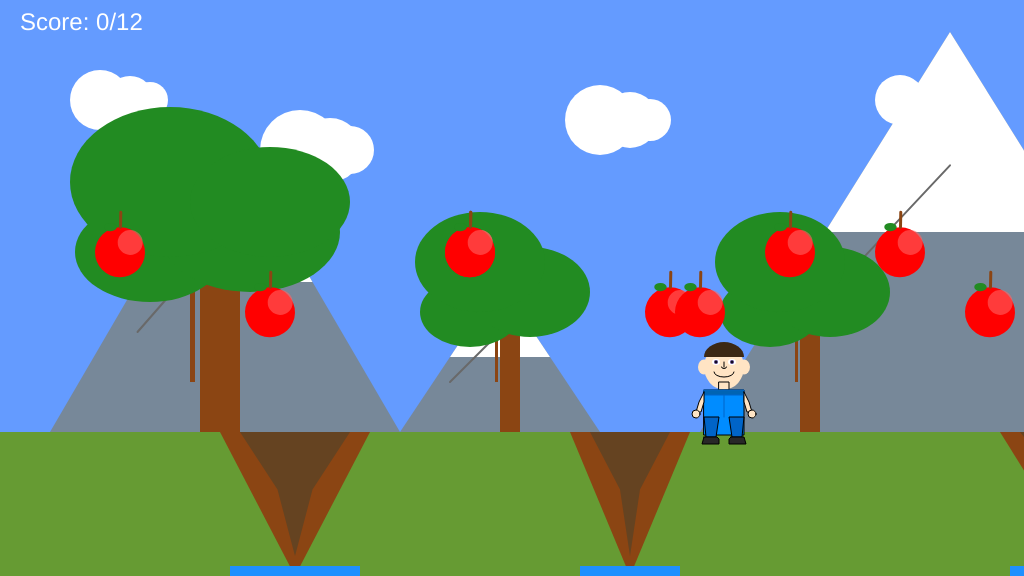
Frame 1 (no input)
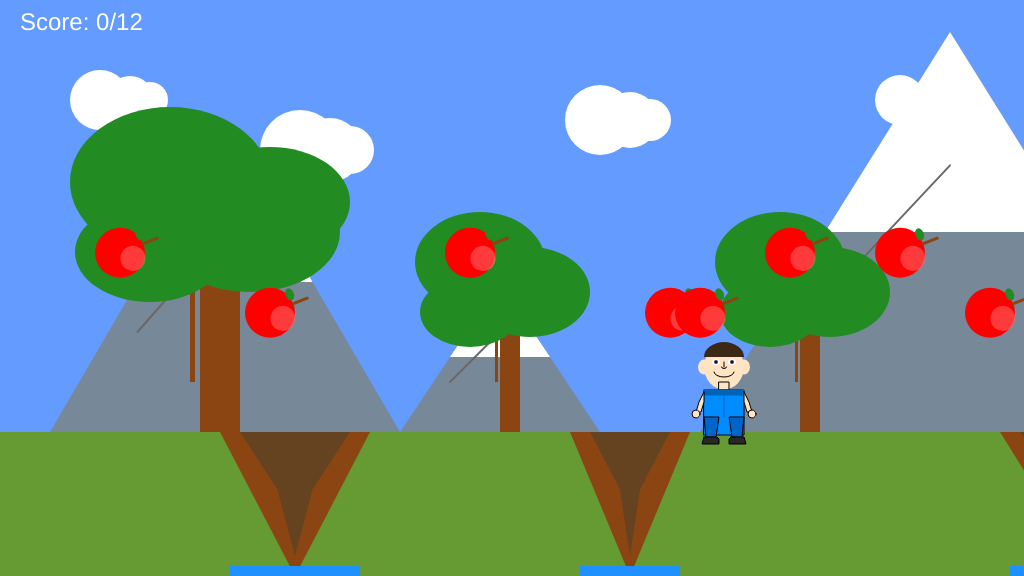
Frame 60 (no input)
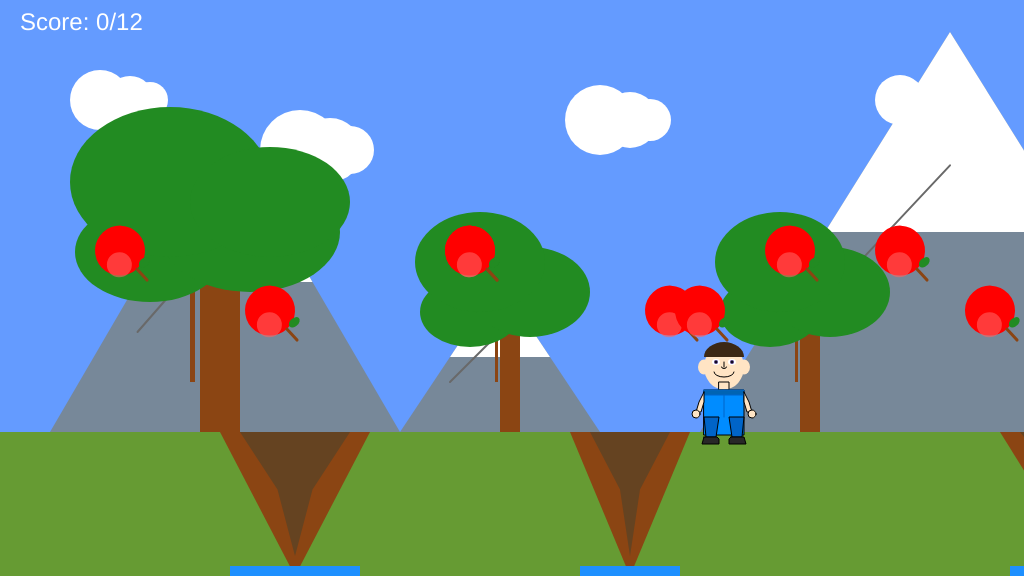
Frame 120 (the mouse pressed at the canvas centre since frame 60)

The p5.js sketch that drew these frames (run headless with seeded random() and noise() and a simulated clock; from frame 60 on, the mouse is pressed at the canvas centre):

// p5.js sketch
// ── sketch.js
// IoPI Game variables
let gameChar_x;
let gameChar_y;
let floorPos_y;
let scrollPos;
let gameChar_world_x;

let isLeft;
let isRight;
let isFalling;
let isPlummeting;

let treePos_x;
let treePos_y;

let canyon;
let collectables;
let mountain;
let clouds;

let isJumping = false;
let jumpVelocity = 0;
let gravity = 0.5;

let isGameOver = false;
let game_score = 0;

// Refactored background items
let backgrounds = {
    mountains: [],
    clouds: [],
    trees: []
};

// Refactored game objects
let gameObjects = {
    canyons: [],
    collectables: []
};

function setup() {
    createCanvas(1024, 576);
    floorPos_y = height * 0.75;
    startGame();
}

function draw() {
    background(100, 155, 255);
    
    noStroke();
    fill(102, 155, 51);
    rect(0, floorPos_y, width, height - floorPos_y);
    
    push();
    translate(scrollPos, 0);
    
    drawMountains();
    drawClouds();
    drawTrees();
    drawSmallTrees();
    
    // Draw and check canyons
    for(let i = 0; i < gameObjects.canyons.length; i++) {
        drawCanyon(gameObjects.canyons[i]);
    }
    
    // Draw and check collectables
    for(let i = 0; i < gameObjects.collectables.length; i++) {
        if(!gameObjects.collectables[i].isFound) {
            drawCollectable(gameObjects.collectables[i]);
            checkCollectable(gameObjects.collectables[i]);
        }
    }
    
    pop();
    
    // Draw game character
    drawGameChar();
    
    // Draw score and helper text
    fill(255);
    noStroke();
    textSize(24);
    textAlign(LEFT);
    text('Score: ' + game_score + '/' + gameObjects.collectables.length, 20, 30);
    
    // Game logic updates
    if (!isGameOver) {
        // Character movement
        if (isLeft) {
            if (gameChar_x > width * 0.2) {
                gameChar_x -= 5;
            } else {
                scrollPos += 5;
            }
        }
        
        if (isRight) {
            if (gameChar_x < width * 0.8) {
                gameChar_x += 5;
            } else {
                scrollPos -= 5;
            }
        }

        gameChar_world_x = gameChar_x - scrollPos;

        // Jumping logic
        if (isJumping) {
            gameChar_y -= jumpVelocity;
            jumpVelocity -= gravity;
        }

        if (gameChar_y >= floorPos_y && !isPlummeting) {
            gameChar_y = floorPos_y;
            isJumping = false;
            jumpVelocity = 0;
        }
        
        // Check canyon collisions
        for(let i = 0; i < gameObjects.canyons.length; i++) {
            checkCanyon(gameObjects.canyons[i]);
        }
        
        if (isPlummeting) {
            gameChar_y += 5;
            if (gameChar_y > height + 100) {
                isGameOver = true;
            }
        }

        if(game_score === gameObjects.collectables.length) {
            isGameOver = true;
        }
    }
    
    // Draw game over text
    if (isGameOver) {
        textSize(32);
        textAlign(CENTER);
        if(game_score === gameObjects.collectables.length) {
            fill(0, 255, 0);
            text("Victory! All apples collected!\nScore: " + game_score + 
                 "\nPress SPACE to restart", width/2, height/2);
        } else {
            fill(255, 0, 0);
            if(isPlummeting) {
                text("Game Over - You fell!\nScore: " + game_score + 
                     "\nPress SPACE to restart", width/2, height/2);
            } else {
                text("Game Over!\nScore: " + game_score + 
                     "\nPress SPACE to restart", width/2, height/2);
            }
        }
    }
}

function startGame() {
    // Initialize character position
    gameChar_x = width - 300;
    gameChar_y = floorPos_y;
    scrollPos = 0;
    gameChar_world_x = gameChar_x - scrollPos;
    
    // Reset game state
    isLeft = false;
    isRight = false;
    isFalling = false;
    isPlummeting = false;
    isGameOver = false;
    game_score = 0;

    // Initialize tree position
    treePos_x = 200;
    treePos_y = floorPos_y;
    
    // Initialize canyons - moved more to the left
    gameObjects.canyons = [
        {
            x_pos: 220,  // Changed from 400
            width: 150,
            depth: height - floorPos_y
        },
        {
            x_pos: 570,  // Changed from 800
            width: 120,
            depth: height - floorPos_y
        },
        {
            x_pos: 1000,  // Changed from 1200
            width: 180,
            depth: height - floorPos_y
        }
    ];
    
    // Initialize collectables with symmetric arrangement
    gameObjects.collectables = [
        // Left side collectables
        {
            x_pos: gameObjects.canyons[0].x_pos - 300,
            y_pos: floorPos_y - 120,  // High position
            size: 50,
            isFound: false,
            rotation: 0,
            hoverOffset: 0
        },
        {
            x_pos: gameObjects.canyons[0].x_pos - 100,
            y_pos: floorPos_y - 180,  // Higher position
            size: 50,
            isFound: false,
            rotation: 0,
            hoverOffset: 0
        },
        // Right side collectables (mirroring left side pattern)
        {
            x_pos: gameObjects.canyons[0].x_pos + gameObjects.canyons[0].width + 100,
            y_pos: floorPos_y - 180,  // Matching left side height
            size: 50,
            isFound: false,
            rotation: 0,
            hoverOffset: 0
        },
        {
            x_pos: gameObjects.canyons[0].x_pos + gameObjects.canyons[0].width + 300,
            y_pos: floorPos_y - 120,  // Matching left side height
            size: 50,
            isFound: false,
            rotation: 0,
            hoverOffset: 0
        },
        // Repeating pattern for other canyons
        {
            x_pos: gameObjects.canyons[1].x_pos - 300,
            y_pos: floorPos_y - 120,
            size: 50,
            isFound: false,
            rotation: 0,
            hoverOffset: 0
        },
        {
            x_pos: gameObjects.canyons[1].x_pos - 100,
            y_pos: floorPos_y - 180,
            size: 50,
            isFound: false,
            rotation: 0,
            hoverOffset: 0
        },
        {
            x_pos: gameObjects.canyons[1].x_pos + gameObjects.canyons[1].width + 100,
            y_pos: floorPos_y - 180,
            size: 50,
            isFound: false,
            rotation: 0,
            hoverOffset: 0
        },
        {
            x_pos: gameObjects.canyons[1].x_pos + gameObjects.canyons[1].width + 300,
            y_pos: floorPos_y - 120,
            size: 50,
            isFound: false,
            rotation: 0,
            hoverOffset: 0
        },
        {
            x_pos: gameObjects.canyons[2].x_pos - 300,
            y_pos: floorPos_y - 120,
            size: 50,
            isFound: false,
            rotation: 0,
            hoverOffset: 0
        },
        {
            x_pos: gameObjects.canyons[2].x_pos - 100,
            y_pos: floorPos_y - 180,
            size: 50,
            isFound: false,
            rotation: 0,
            hoverOffset: 0
        },
        {
            x_pos: gameObjects.canyons[2].x_pos + gameObjects.canyons[2].width + 100,
            y_pos: floorPos_y - 180,
            size: 50,
            isFound: false,
            rotation: 0,
            hoverOffset: 0
        },
        {
            x_pos: gameObjects.canyons[2].x_pos + gameObjects.canyons[2].width + 300,
            y_pos: floorPos_y - 120,
            size: 50,
            isFound: false,
            rotation: 0,
            hoverOffset: 0
        }
    ];
    
    // Initialize clouds
    clouds = [
        { x_pos: 100, y_pos: 100, size: 60 },
        { x_pos: 300, y_pos: 150, size: 80 },
        { x_pos: 600, y_pos: 120, size: 70 },
        { x_pos: 900, y_pos: 100, size: 50 }
    ];
    
    // Initialize mountains
    mountain = [
        { x_pos: 50, y_pos: floorPos_y, height: 300, width: 350 },
        { x_pos: 400, y_pos: floorPos_y, height: 150, width: 200 },
        { x_pos: 700, y_pos: floorPos_y, height: 400, width: 500 }
    ];
}

function drawCollectable(collectable) {
    push();
    translate(collectable.x_pos, collectable.y_pos);
    
    // Add floating animation
    collectable.hoverOffset = sin(frameCount * 0.05) * 5;
    translate(0, collectable.hoverOffset);
    
    // Add rotation animation
    collectable.rotation += 0.02;
    rotate(collectable.rotation);
    
    // Draw apple with improved detail
    fill(255, 0, 0);
    ellipse(0, 0, collectable.size, collectable.size);
    
    // Apple leaf
    fill(34, 139, 34);
    ellipse(-10, -collectable.size/2, collectable.size/4, collectable.size/6);
    
    // Apple stem
    stroke(139, 69, 19);
    strokeWeight(3);
    line(0, -collectable.size/2, 0, -collectable.size/2 - 15);
    
    // Apple shading
    noStroke();
    fill(255, 100, 100, 150);
    ellipse(10, -10, collectable.size * 0.5, collectable.size * 0.5);
    
    pop();
}

function checkCollectable(collectable) {
    if(!collectable.isFound) {
        let d = dist(gameChar_world_x, gameChar_y, 
                     collectable.x_pos, collectable.y_pos);
        
        if (d < collectable.size * 0.8) {
            collectable.isFound = true;
            game_score += 1;
        }
    }
}

function drawCanyon(canyon) {
    fill(139, 69, 19);
    beginShape();
    vertex(canyon.x_pos - scrollPos, floorPos_y);
    vertex(canyon.x_pos + canyon.width / 4 - scrollPos, floorPos_y + canyon.depth / 2);
    vertex(canyon.x_pos + canyon.width / 2 - scrollPos, floorPos_y + canyon.depth);
    vertex(canyon.x_pos + (3 * canyon.width) / 4 - scrollPos, floorPos_y + canyon.depth / 2);
    vertex(canyon.x_pos + canyon.width - scrollPos, floorPos_y);
    endShape(CLOSE);

    // Canyon details
    fill(101, 67, 33);
    beginShape();
    vertex(canyon.x_pos + 20 - scrollPos, floorPos_y);
    vertex(canyon.x_pos + canyon.width / 4 + 20 - scrollPos, floorPos_y + canyon.depth / 2.5);
    vertex(canyon.x_pos + canyon.width / 2 - scrollPos, floorPos_y + canyon.depth - 20);
    vertex(canyon.x_pos + (3 * canyon.width) / 4 - 20 - scrollPos, floorPos_y + canyon.depth / 2.5);
    vertex(canyon.x_pos + canyon.width - 20 - scrollPos, floorPos_y);
    endShape(CLOSE);

    // Draw river
    fill(30, 144, 255);
    rect(canyon.x_pos + 10 - scrollPos, floorPos_y + canyon.depth - 10, canyon.width - 20, 10);
}

function checkCanyon(canyon) {
    // Only check for canyon collision when character is directly over the canyon
    if (gameChar_world_x > canyon.x_pos + 15 && 
        gameChar_world_x < canyon.x_pos + canyon.width - 15) {
        
        // Only start plummeting if we're actually on the ground level
        if (gameChar_y >= floorPos_y) {
            isPlummeting = true;
        }
    }
}

function updateGameLogic() {
    // Character movement
    updateCharacterMovement();
    
    // Update game world position
    gameChar_world_x = gameChar_x - scrollPos;
    
    // Jumping logic
    updateJumpingLogic();
    
    // Check for canyon collisions only when on or near ground
    if (gameChar_y >= floorPos_y - 5) {
        for(let i = 0; i < gameObjects.canyons.length; i++) {
            checkCanyon(gameObjects.canyons[i]);
        }
    }
    
    // Check win condition
    if(game_score === gameObjects.collectables.length) {
        isGameOver = true;
    }
    
    // Update plummeting
    if (isPlummeting) {
        gameChar_y += 5;
        if (gameChar_y > height + 100) {
            isGameOver = true;
        }
    }
}

function drawMountains() {
    for (let i = 0; i < mountain.length; i++) {
        // Main mountain body
        fill(119, 136, 153);
        triangle(
            mountain[i].x_pos, mountain[i].y_pos,
            mountain[i].x_pos + mountain[i].width / 2, mountain[i].y_pos - mountain[i].height,
            mountain[i].x_pos + mountain[i].width, mountain[i].y_pos
        );
        
        // Snow cap
        fill(255, 255, 255);
        triangle(
            mountain[i].x_pos + mountain[i].width / 4, mountain[i].y_pos - mountain[i].height / 2,
            mountain[i].x_pos + mountain[i].width / 2, mountain[i].y_pos - mountain[i].height,
            mountain[i].x_pos + (mountain[i].width * 3 / 4), mountain[i].y_pos - mountain[i].height / 2
        );
        
        // Mountain details
        stroke(105, 105, 105);
        strokeWeight(2);
        line(
            mountain[i].x_pos + mountain[i].width / 4, mountain[i].y_pos - mountain[i].height / 3,
            mountain[i].x_pos + mountain[i].width / 2, mountain[i].y_pos - mountain[i].height / 1.5
        );
        noStroke();
    }
}

function drawClouds() {
    fill(255);
    for (let i = 0; i < clouds.length; i++) {
        ellipse(clouds[i].x_pos - scrollPos, clouds[i].y_pos, clouds[i].size, clouds[i].size);
        ellipse(clouds[i].x_pos + 30 - scrollPos, clouds[i].y_pos, clouds[i].size * 0.8, clouds[i].size * 0.8);
        ellipse(clouds[i].x_pos + 50 - scrollPos, clouds[i].y_pos, clouds[i].size * 0.6, clouds[i].size * 0.6);
    }
}

function drawTrees() {
    // Tree trunk with texture
    fill(139, 69, 19);
    rect(treePos_x - scrollPos, treePos_y - 150, 40, 150);
    
    // Aerial roots
    fill(139, 69, 19);
    rect(treePos_x - 10 - scrollPos, treePos_y - 150, 5, 100);
    rect(treePos_x + 30 - scrollPos, treePos_y - 120, 5, 80);
    
    // Tree foliage
    fill(34, 139, 34);
    ellipse(treePos_x - 50 - scrollPos, treePos_y - 180, 150, 100);
    ellipse(treePos_x + 50 - scrollPos, treePos_y - 200, 180, 120);
    ellipse(treePos_x - 30 - scrollPos, treePos_y - 250, 200, 150);
    ellipse(treePos_x + 70 - scrollPos, treePos_y - 230, 160, 110);
}

function drawSmallTrees() {
    // Draw two smaller banyan trees
    let smallTreeOffset = 300;
    for (let i = 0; i < 2; i++) {
        let smallTree_x = treePos_x + (i + 1) * smallTreeOffset;
        // Tree trunk
        fill(139, 69, 19);
        rect(smallTree_x - scrollPos, treePos_y - 100, 20, 100); // Smaller trunk
        
        // Aerial roots
        fill(139, 69, 19);
        rect(smallTree_x - 5 - scrollPos, treePos_y - 100, 3, 50);
        rect(smallTree_x + 15 - scrollPos, treePos_y - 80, 3, 40);
        
        // Tree foliage
        fill(34, 139, 34);
        ellipse(smallTree_x - 30 - scrollPos, treePos_y - 120, 100, 70);
        ellipse(smallTree_x + 30 - scrollPos, treePos_y - 140, 120, 90);
        ellipse(smallTree_x - 20 - scrollPos, treePos_y - 170, 130, 100);
    }
}

function drawGameChar() {
    push();
    scale(1);
    strokeWeight(1);
    
    // Ears
    fill(255, 228, 196);
    ellipse(gameChar_x - 20, gameChar_y - 65, 12, 15);
    ellipse(gameChar_x + 20, gameChar_y - 65, 12, 15);
    
    // Head with better shape
    fill(255, 228, 196);
    ellipse(gameChar_x, gameChar_y - 65, 40, 45);
    
    // Hair
    fill(60, 40, 20);
    arc(gameChar_x, gameChar_y - 75, 40, 30, PI, TWO_PI);
    
    // Eyes with more detail
    fill(255);
    ellipse(gameChar_x - 8, gameChar_y - 70, 8, 6);
    ellipse(gameChar_x + 8, gameChar_y - 70, 8, 6);
    fill(70, 50, 120); // Eye color
    ellipse(gameChar_x - 8, gameChar_y - 70, 4, 4);
    ellipse(gameChar_x + 8, gameChar_y - 70, 4, 4);
    fill(0);
    ellipse(gameChar_x - 8, gameChar_y - 70, 2, 2);
    ellipse(gameChar_x + 8, gameChar_y - 70, 2, 2);
    
    // Eyebrows
    stroke(60, 40, 20);
    strokeWeight(1.5);
    line(gameChar_x - 12, gameChar_y - 76, gameChar_x - 4, gameChar_y - 76);
    line(gameChar_x + 4, gameChar_y - 76, gameChar_x + 12, gameChar_y - 76);
    
    // Nose
    stroke(0);
    strokeWeight(1);
    line(gameChar_x, gameChar_y - 70, gameChar_x, gameChar_y - 65);
    noFill();
    arc(gameChar_x, gameChar_y - 65, 5, 3, 0, PI);
    
    // Smile with more detail
    noFill();
    stroke(0);
    arc(gameChar_x, gameChar_y - 60, 20, 10, 0, PI);
    
    // Neck
    fill(255, 228, 196);
    rect(gameChar_x - 5, gameChar_y - 50, 10, 8);
    
    // Body with better proportions
    fill(0, 140, 255);
    rect(gameChar_x - 20, gameChar_y - 42, 40, 45); // Torso
    
    // Clothing details
    stroke(0, 100, 200);
    line(gameChar_x, gameChar_y - 42, gameChar_x, gameChar_y - 15);
    fill(0, 100, 180);
    rect(gameChar_x - 20, gameChar_y - 42, 40, 5);
    
    // Arms with joints
    stroke(0);
    fill(255, 228, 196);
    // Left arm
    beginShape();
    vertex(gameChar_x - 20, gameChar_y - 40);
    vertex(gameChar_x - 25, gameChar_y - 30);
    vertex(gameChar_x - 28, gameChar_y - 20);
    vertex(gameChar_x - 23, gameChar_y - 20);
    vertex(gameChar_x - 20, gameChar_y - 30);
    endShape(CLOSE);
    
    // Right arm
    beginShape();
    vertex(gameChar_x + 20, gameChar_y - 40);
    vertex(gameChar_x + 25, gameChar_y - 30);
    vertex(gameChar_x + 28, gameChar_y - 20);
    vertex(gameChar_x + 23, gameChar_y - 20);
    vertex(gameChar_x + 20, gameChar_y - 30);
    endShape(CLOSE);
    
    // Hands
    fill(255, 228, 196);
    ellipse(gameChar_x - 28, gameChar_y - 18, 8, 8);
    ellipse(gameChar_x + 28, gameChar_y - 18, 8, 8);
    
    // Legs with better shape
    fill(0, 100, 200);
    // Left leg
    beginShape();
    vertex(gameChar_x - 18, gameChar_y + 5);
    vertex(gameChar_x - 8, gameChar_y + 5);
    vertex(gameChar_x - 5, gameChar_y - 15);
    vertex(gameChar_x - 20, gameChar_y - 15);
    endShape(CLOSE);
    
    // Right leg
    beginShape();
    vertex(gameChar_x + 8, gameChar_y + 5);
    vertex(gameChar_x + 18, gameChar_y + 5);
    vertex(gameChar_x + 20, gameChar_y - 15);
    vertex(gameChar_x + 5, gameChar_y - 15);
    endShape(CLOSE);
    
    // Shoes with more detail
    fill(40);
    // Left shoe
    beginShape();
    vertex(gameChar_x - 20, gameChar_y + 5);
    vertex(gameChar_x - 7, gameChar_y + 5);
    vertex(gameChar_x - 5, gameChar_y + 7);
    vertex(gameChar_x - 5, gameChar_y + 12);
    vertex(gameChar_x - 22, gameChar_y + 12);
    endShape(CLOSE);
    
    // Right shoe
    beginShape();
    vertex(gameChar_x + 7, gameChar_y + 5);
    vertex(gameChar_x + 20, gameChar_y + 5);
    vertex(gameChar_x + 22, gameChar_y + 12);
    vertex(gameChar_x + 5, gameChar_y + 12);
    vertex(gameChar_x + 5, gameChar_y + 7);
    endShape(CLOSE);
    
    pop();
}

function keyPressed() {
    if (isGameOver && keyCode == 32) {
        startGame();
        return;
    }
    
    if (!isGameOver) {
        if (keyCode === LEFT_ARROW) {
            isLeft = true;
        }
        if (keyCode === RIGHT_ARROW) {
            isRight = true;
        }
        if (keyCode === UP_ARROW && !isJumping && gameChar_y === floorPos_y) {
            isJumping = true;
            jumpVelocity = 15;
        }
    }
}

function keyReleased() {
    if (!isGameOver) {
        if (keyCode === LEFT_ARROW) {
            isLeft = false;
        }
        if (keyCode === RIGHT_ARROW) {
            isRight = false;
        }
    }
}
// ── style.css
body {
    margin: 0;
    display: flex;
    justify-content: center;
    align-items: center;
    min-height: 100vh;
    background: #333;
}

canvas {
    border: 2px solid #666;
}
